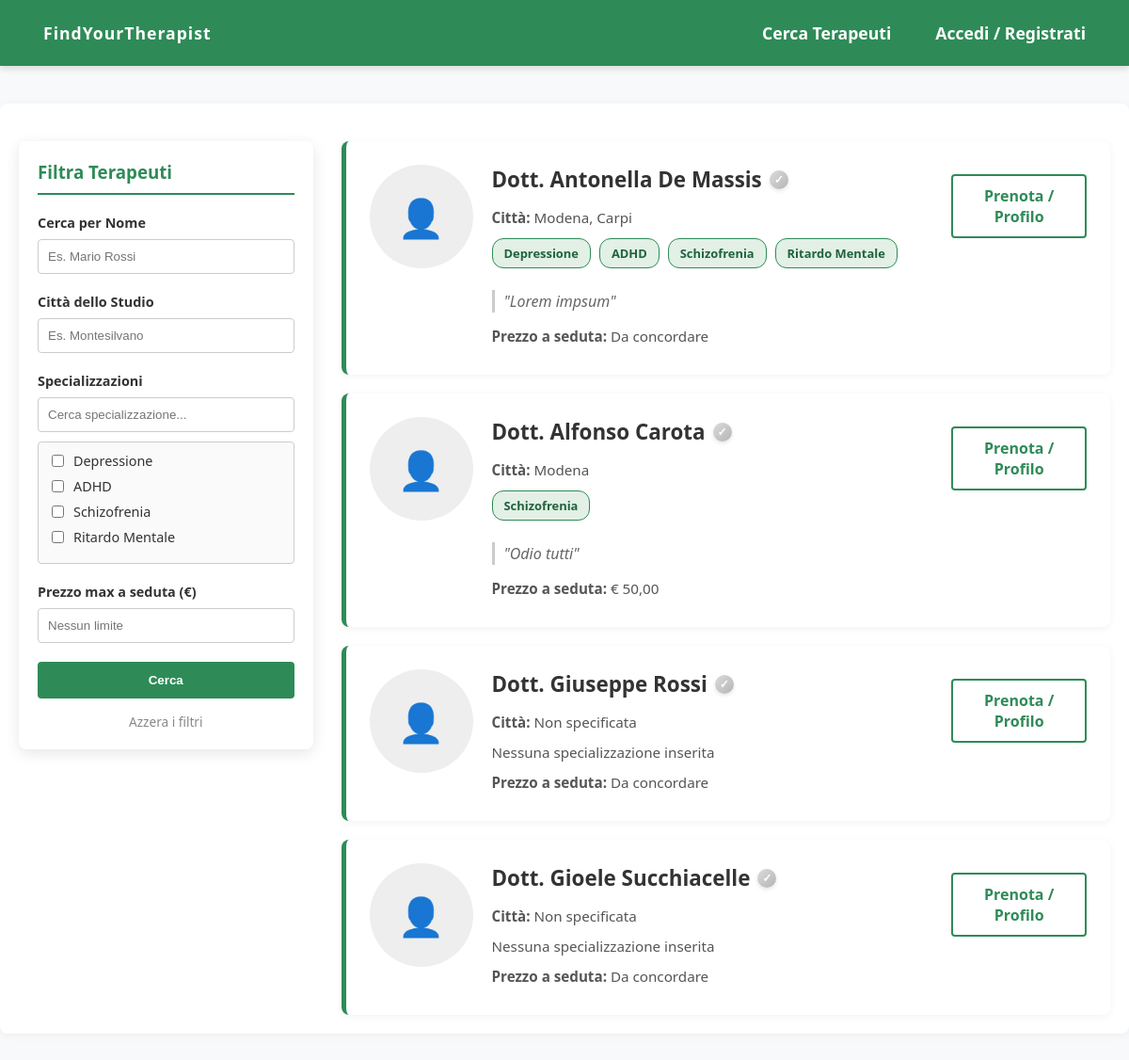
The page /utenti/vetrina/ on the database as committed earlier.
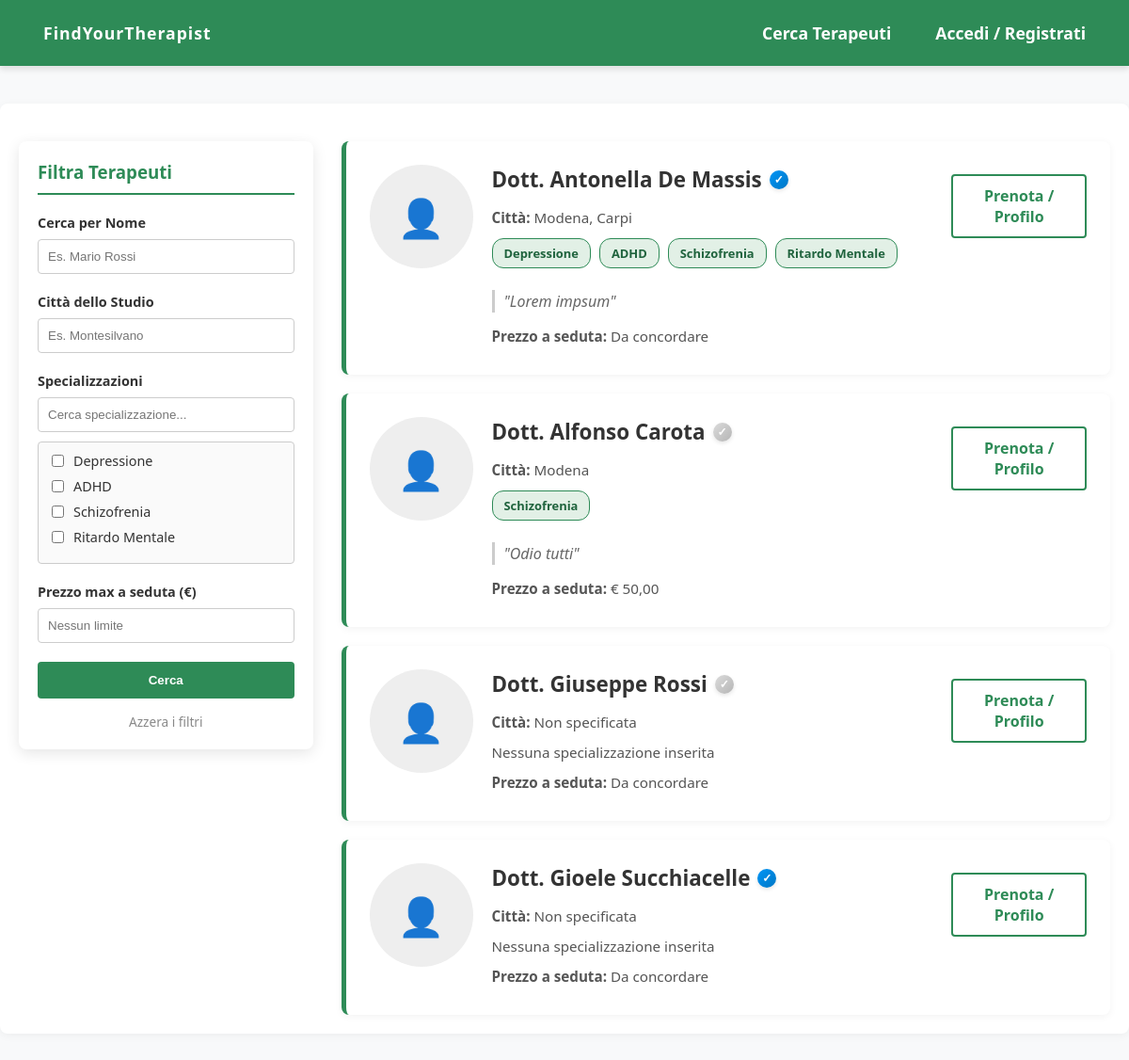
The same page on the database as committed later.
### utenti/models.py (models this page shows, shortened)
class Terapeuta(models.Model):
    user = models.OneToOneField(User, on_delete=models.CASCADE)
    numero_telefono = models.CharField(max_length=15, blank=True, null=True)
    studi = models.ManyToManyField(Studio, related_name='terapeuti', blank=True)
    prezzo = models.DecimalField(max_digits=6, decimal_places=2, blank=True, null=True)
    descrizione = models.TextField(blank=True, null=True)
    specializzazioni = models.ManyToManyField(Specializzazione, related_name='terapeuti', blank=True)
    pec = models.EmailField(max_length=254, blank=True, null=True)  # PEC del terapeuta
    verified = models.BooleanField(default=False)  # Campo per indicare se il terapeuta è verificato
    link_ordine = models.URLField(max_length=200, blank=True, null=True)  # Link all'ordine degli psicologi
    foto_profilo = models.ImageField(upload_to='foto_profili/terapeuti/', blank=True, null=True)
    class Meta:
        verbose_name = "Terapeuta"
        verbose_name_plural = "Terapeuti"
        ordering = ['id']

### utenti/views.py (the view)
# urls.py: path('vetrina/', VetrinaTerapeutiView.as_view(), name='vetrina'),
class VetrinaTerapeutiView(View):
    def get(self, request):
        terapeuti = Terapeuta.objects.all()
        citta_scelta = request.GET.get('citta')
        spec_scelte = request.GET.getlist('specializzazione')
        prezzo_max = request.GET.get('prezzo_max')
        if citta_scelta:
            terapeuti = terapeuti.filter(studi__citta__icontains=citta_scelta).distinct()
        if spec_scelte:
            terapeuti = terapeuti.filter(specializzazioni__id__in=spec_scelte).distinct()
        if prezzo_max:
            terapeuti = terapeuti.filter(
                Q(prezzo__lte=prezzo_max) | Q(prezzo__isnull=True)
            ).distinct()
        specializzazioni = Specializzazione.objects.all()
        citta_disponibili = Studio.objects.values_list('citta', flat=True).distinct()
        paginator = Paginator(terapeuti, 50)
        page_number = request.GET.get('page')
        page_obj = paginator.get_page(page_number)
        query_dict = request.GET.copy()
        if 'page' in query_dict:
            del query_dict['page']
        url_params = query_dict.urlencode()
        context = {
            'page_obj': page_obj,
            'url_params': url_params,
            'specializzazioni': specializzazioni,
            'citta_disponibili': citta_disponibili,
            'valori_scelti': {
                'citta': citta_scelta or '',
                'specializzazioni': [int(s) for s in spec_scelte] if spec_scelte else [],
                'prezzo_max': prezzo_max or ''
            }
        }
        return render(request, 'utenti/vetrina.html', context)

### templates/utenti/vetrina.html (shortened to what the changed rows need)
{% extends 'base.html' %}
{% load static %}
{% block extra_css %}
    <link rel="stylesheet" href="{% static 'css/vetrina.css' %}?v=3">
{% endblock %}
{% block contenuto %}
<div class="vetrina-container">
    <section class="risultati-container">
        {% for terapeuta in page_obj %}
            <div class="terapeuta-card" style="display: flex; gap: 20px; align-items: flex-start;">
                <div class="terapeuta-foto" style="flex-shrink: 0;">
                    {% if terapeuta.foto_profilo %}
                        <img src="{{ terapeuta.foto_profilo.url }}" alt="Foto" style="width: 110px; height: 110px; object-fit: cover; border-radius: 50%; box-shadow: 0 4px 8px rgba(0,0,0,0.1);">
                    {% else %}
                        <div style="width: 110px; height: 110px; background: #eee; border-radius: 50%; display: flex; align-items: center; justify-content: center; font-size: 2.5em; color: #ccc;">👤</div>
                    {% endif %}
                </div>
                <div class="terapeuta-info">
                    <h4 style="display: flex; align-items: center; margin-bottom: 15px;">
                        Dott. {{ terapeuta.user.first_name }} {{ terapeuta.user.last_name }}
                        {% if terapeuta.verified %}
                            <span class="spunta-badge spunta-blu" title="Medico Verificato">✓</span>
                        {% else %}
                            <span class="spunta-badge spunta-grigia" title="Profilo Non Verificato">✓</span>
                        {% endif %}
                    </h4>
                    <p><strong>Città:</strong>
                        {% for studio in terapeuta.studi.all %}
                            {{ studio.citta }}{% if not forloop.last %}, {% endif %}
                        {% empty %}
                            Non specificata
                        {% endfor %}
                    </p>
                    <p style="margin: 12px 0;">
                        {% for spec in terapeuta.specializzazioni.all %}
                            <span class="badge-spec">{{ spec.nome }}</span>
                        {% empty %}
                            Nessuna specializzazione inserita
                        {% endfor %}
                    </p>
                    {% if terapeuta.descrizione %}
                        <div class="terapeuta-descrizione">
                            "{{ terapeuta.descrizione|truncatewords:40 }}"
                        </div>
                    {% endif %}
                    <p><strong>Prezzo a seduta:</strong> {% if terapeuta.prezzo %}€ {{ terapeuta.prezzo }}{% else %}Da concordare{% endif %}</p>
                </div>
                <div class="terapeuta-azioni">
                    {% if not user.is_authenticated %}
                       <a href="{% url 'utenti:accedi' %}" class="btn-profilo">Prenota / Profilo</a>
                    {% elif user.paziente %}
                        <a href="{% url 'prenotazioni:profilo_prenota' terapeuta.id %}" class="btn-profilo">Prenota / Profilo</a>
                    {% endif %}
                </div>
            </div>
        {% endfor %}
    </section>
</div>
{% endblock %}

Rows that differ between the two databases and show on the page:
changed Terapeuta "Lorem impsum": verified False → True (drawn)
changed Terapeuta "Gioele": verified False → True (drawn)
